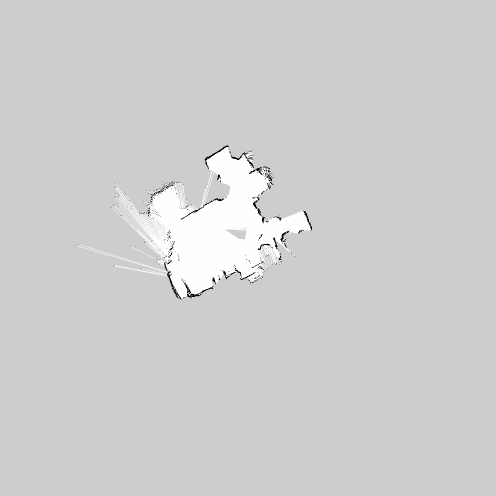
#> input picture lab.pgm, 992 x 992 px (shown at 1/2 size)
$ jupyter execute --allow-errors beforePathRefineLab.ipynb
#> lines starting #> are read from the running program, lines starting #| are printed output that depends on the picture; after the words box and inside, x2 and y2 are one past the last pixel; in counts of white or black regions, pixels touching at a corner belong together
[cell 1]
import cv2
import numpy as np
import matplotlib.pyplot as plt
import math
from scipy.spatial import distance

[cell 2]
class node:
    def __init__(self, x, y, xPre, yPre, dist=0, indPre=0):
        self.x = [x]
        self.y = [y]
        self.xPre = [xPre]
        self.yPre = [yPre]
        self.dist = [dist]
        self.indPre = [indPre]

class path:
    def __init__(self, x, y):
        self.x = [x]
        self.y = [y]

[cell 3]
def sqrt_mse(front, back):
    return math.sqrt(2*((math.pow(front[0]-back[0], 2)) + math.pow(front[1]-back[1], 2)))

# [33 lines left out: functions line_check, check_in_boundary, not called in this run]

[cell 4]
# [59 lines left out: function PathRefine, not called in this run]

[cell 5]
def RRT(node, path, start, end):
    for i in range(1, 3001):
        x_rand = [start[0] + (end[0]-start[0])* np.random.rand(1), start[1] + (end[1]-start[1])* np.random.rand(1)]
#        x_rand = [robot[0] + (goal[0]-robot[0])* np.random.rand(1), robot[1] + (goal[1]-robot[1])* np.random.rand(1)]

        min_dist = 9999999
        near_iter = 0
        N = len(node.x)

        for j in range(N):
            x_near = [node.x[j], node.y[j]]
            dist = distance.euclidean(x_rand, x_near)
            if min_dist > dist:
                min_dist = dist
                near_iter = j

        x_near = [node.x[near_iter], node.y[near_iter]]

        CheckInBoundNear = check_in_boundary(x_near, gray_img)

        if CheckInBoundNear == 1:
            continue

        near_rand = [x_rand[0]-x_near[0], x_rand[1]-x_near[1]]
        normlized = [near_rand[0] / distance.euclidean(x_rand, x_near)*stepsize, near_rand[1] / distance.euclidean(x_rand, x_near)*stepsize]
        x_new = [x_near[0] + normlized[0], x_near[1] + normlized[1]]

        CheckInBoundNew = check_in_boundary(x_new, gray_img)

        if CheckInBoundNew == 1:
            continue

        ax.plot([x_near[0], x_new[0]], [x_near[1], x_new[1]], 'b-', linewidth=2)
        node.x.append(x_new[0])
        node.y.append(x_new[1])
        node.xPre.append(x_near[0])
        node.yPre.append(x_near[1])
        node.dist.append(distance.euclidean(x_new, x_near))
        node.indPre.append(near_iter)

        if distance.euclidean(x_new, end) < 5:
            break

    if True:
        path.x[0] = end[0]
        path.y[0] = end[1]
        path.x.append(node.x[-1])
        path.y.append(node.y[-1])
        path_index = node.indPre[-1]

        while True:
            path.x.append(node.x[path_index])
            path.y.append(node.y[path_index])
            path_index = node.indPre[path_index]
            if path_index == 0:
                break

        path.x.append(start[0])
        path.y.append(start[1])
        Range_Num = len(path.x)
        for j in range(1, Range_Num):
            ax.plot([path.x[j], path.x[j-1]], [path.y[j], path.y[j-1]], 'r:', linewidth=2)

    else:
        print('no path to end')

[cell 6]
stepsize = 5
robot = [320, 100]
robot_wd = 5
goal = [250, 280]
waypoint_1 = [350, 180]
waypoint_2 = [320, 250]

[cell 7]
v = node(robot[0], robot[1], robot[0], robot[1])
v2 = node(waypoint_1[0], waypoint_1[1], waypoint_1[0], waypoint_1[1])
v3 = node(waypoint_2[0], waypoint_2[1], waypoint_2[0], waypoint_2[1])
pos = path(0, 0)
pos2 = path(0, 0)
pos3 = path(0, 0)

[cell 8]
img = cv2.imread('lab.pgm')
#> img is the input picture: shape (992, 992, 3); min 0, max 254, mean 206.7
img_cropped = img[250:650, 150:650]
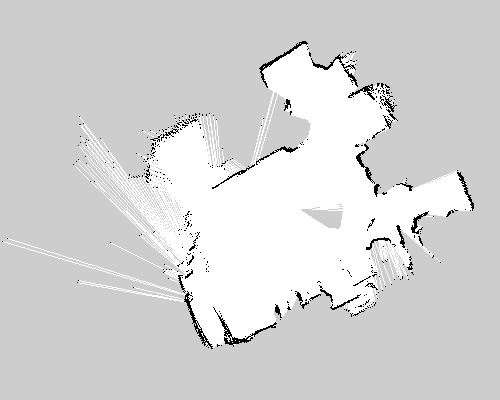
#> img_cropped: shape (400, 500, 3); min 0, max 254, mean 213.6
gray_img = np.asarray(img_cropped)
gray = cv2.cvtColor(img_cropped, cv2.COLOR_RGB2GRAY)
ret, binary = cv2.threshold(gray, 127, 255, cv2.THRESH_BINARY)
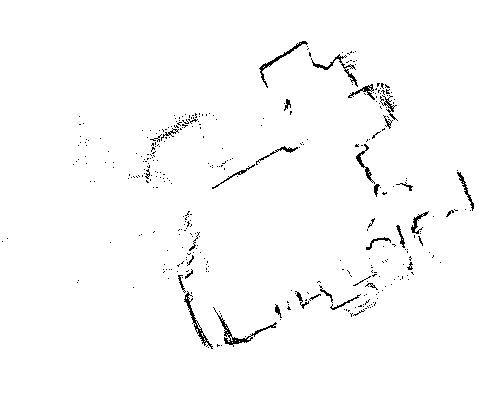
#> binary: shape (400, 500); 98.3% white; black in thin lines or dots, all inside (x1, y1, x2, y2) = (2, 41, 474, 349)
binary = cv2.bitwise_not(binary)
#> after the loop in RRT, `for i in range(1, 3001):`: node.dist = [0]; node.x = [320]; node.y = [100]

fig, ax = plt.subplots(figsize=(20, 20))
ax.set_title('Local map with an obstacle and line constraints', fontsize=40)

ax.set_xlim([0, 500])
ax.set_ylim([0, 400])
ax.plot(robot[0], robot[1], 'rd', markersize = 10, linewidth=3.5)
ax.plot(waypoint_1[0], waypoint_1[1], 'gd', markersize = 10, linewidth=2.5)
ax.plot(waypoint_2[0], waypoint_2[1], 'gd', markersize = 10, linewidth=2.5)
ax.plot(goal[0], goal[1], 'rd', markersize = 10, linewidth=3.5)

#> (the rest of this cell did not finish here and is left out)

$ run again, with school.pgm copied over lab.pgm
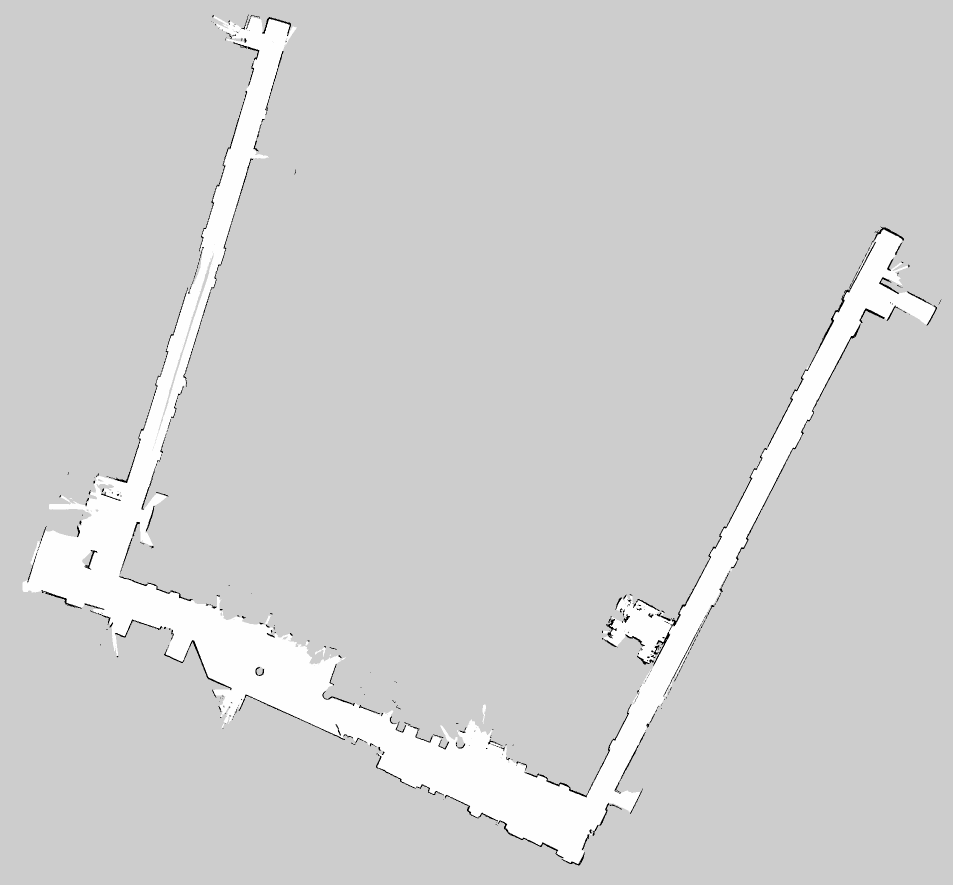
#> input picture school.pgm, 1905 x 1770 px (shown at 1/2 size)
#> img is the input picture: shape (1770, 1905, 3); min 0, max 254, mean 207.8
#> `img_cropped = img[250:650, 150:650]`:
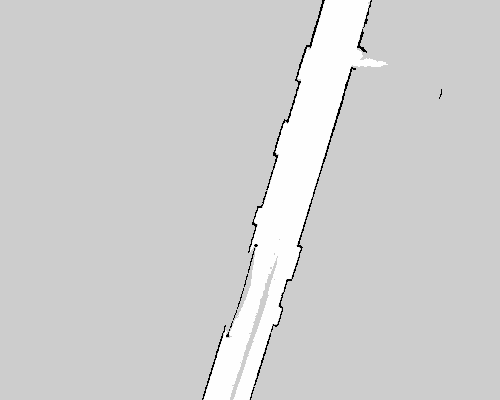
#> img_cropped: shape (400, 500, 3); min 0, max 254, mean 207.9
#> `ret, binary = cv2.threshold(gray, 127, 255, cv2.THRESH_BINARY)`:
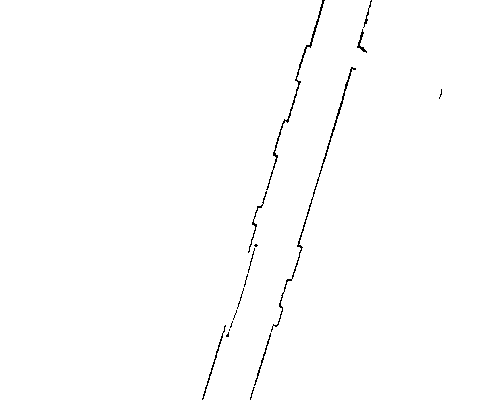
#> binary: shape (400, 500); 99.3% white; black in thin lines or dots, all inside (x1, y1, x2, y2) = (202, 0, 442, 400)
#> after the loop in RRT, `for i in range(1, 3001):`: node.dist = [0]; node.x = [320]; node.y = [100]
